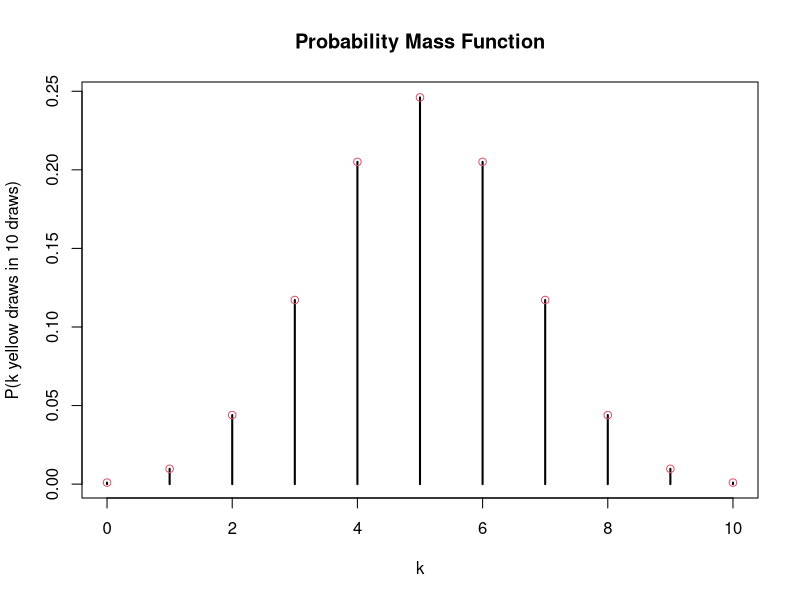
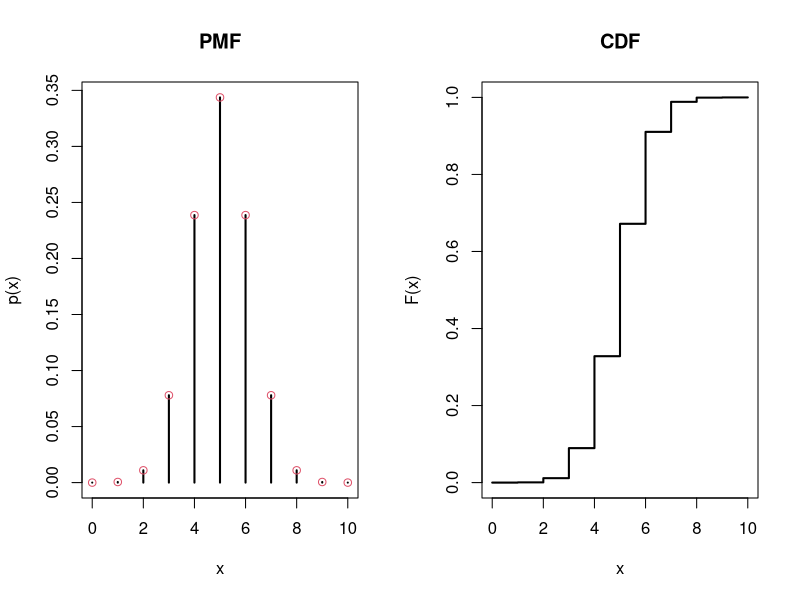

Recreate these plots in R, in order.
## Figure 1.1: PMF Plot for Counting with Replacement example. 
# Save plot as .eps file in your current working directory, and closing it using dev.off() at last.
# If you want to know your current working directory, you can run function "getwd()".
setEPS()
# Set file name "pmf_Count.eps", and width, height of the output figure
postscript("pmf_Count.eps",width = 5, height = 5)
# xx: the number of yellow draws in 10 draws;
# count: the number of possibilities for each corresponding xx;
# count/2^10: calculating the probability for each corresponding xx;
xx = 0:10; count = factorial(10)/(factorial(xx)*factorial(10-xx))
# Now plot the PMf. 
# type="h": means the plot is vertical lines.
# main, xlab, ylab: set the names of title, x axis and y axis
plot(0:10, count/2^10, main="Probability Mass Function",xlab="k",ylab="P(k yellow draws in 10 draws)", type="h", lwd=2)
# Add red circles on the plot.
points(0:10, count/2^10, col=2)
dev.off()

## Figure 1.3: PMF and CDF plots for Hypergoemetric distribution.
setEPS()
postscript("pmfcdf_HG.eps",width = 11, height = 6)
# The following puts two graphs side by side.
par(mfrow = c(1, 2))
# dhyper: probability mass funciton, 
plot(0:10, dhyper(x=0:10, m=10, n=10, k=10),main="PMF",xlab="x",ylab="p(x)", type="h", lwd=2)
points(0:10,dhyper(0:10, 10, 10, 10),col=2)
# TO GET THE CMF, WE NEED TO GET PARTIAL SUMS OF THE PMF.
plot(0:10, cumsum(dhyper(0:10, 10, 10, 10)),
     main="CDF",xlab="x",ylab="F(x)", type="s", lwd=2)
dev.off()

